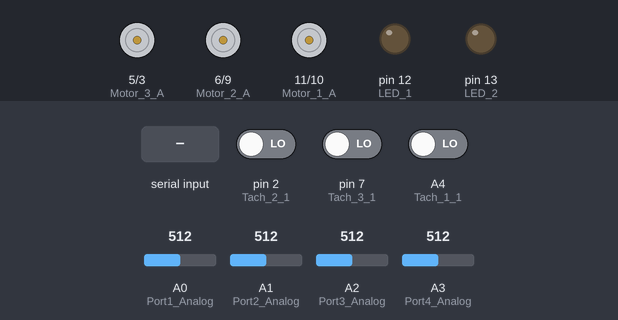
Recording of a sketch running on a simulated Arduino Uno, built with avr-gcc and run on an emulated ATmega328P. On the bench: motor-driver pin pairs drawn as motors (green arrow = first pin HIGH = forward, orange = second pin HIGH = backward, longer = more drive), output pins drawn as LEDs (lit = HIGH). Inputs (shaded band) come from the test bench; at power-on: pin 2 (Tach_2_1) LOW, pin 7 (Tach_3_1) LOW, A0 (Port1_Analog) = 512, A1 (Port2_Analog) = 512, A2 (Port3_Analog) = 512, A3 (Port4_Analog) = 512, A4 (Tach_1_1) LOW. What the sketch prints to the serial monitor is not drawn.

Above: at 1.2 s.
1.3 s: "9\n" received over Serial
2.8 s: "8\n" received over Serial
Timing chart, 0 to 5.8 s (numbered marks = the images above; inputs shaded):
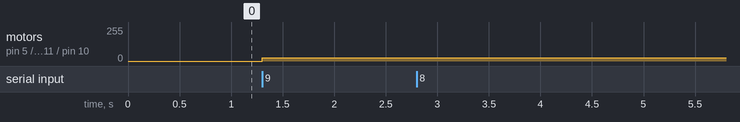

Measured:
- after the input at 1.3 s, motor on pin 5 (Motor_3_A) / pin 3 (Motor_3_B), motor on pin 6 (Motor_2_A) / pin 9 (Motor_2_B), motor on pin 11 (Motor_1_A) / pin 10 (Motor_1_B): stopped → forward 25/255 at once
- after the input at 2.8 s, every drawn part: stays the same

The sketch:

firmware.ino
```cpp
// BrickPi Firmware
// 2013 - John Cole, Dexter Industries
// This code is in the public domain.

/*
  This code does primarily:
  - Controls LED output
  - Controls Motor outputs 1-3
  - Reads Analog values of sensors 1-4
  - Reads Tachometer readings

  - Change: We send and receive data from between the RPi and Arduino over serial commands.

  - Speed controls (to be implemented at a later time)
  - Need to convert from % power to -128 - 128
*/

/*
Fuses:
  - Extended -  0x05
  - High     -  0xDA
  - Low      -  0xFF
*/

/*
Serial Protocol:
First byte: A number
2-n bytes: Data
Last Byte: /n
*/

#include <Wire.h>

boolean debug_on = true;
int i = 0;

// Define Pins
const int Port1_Analog = A0;  // Analog input pin that the potentiometer is attached to
const int Port2_Analog = A1;  // Analog input pin that the potentiometer is attached to
const int Port3_Analog = A2;  // Analog input pin that the potentiometer is attached to
const int Port4_Analog = A3;  // Analog input pin that the potentiometer is attached to

const int Motor_1_A = 11; // MOSI // PB3
const int Motor_1_B = 10; // PB2
const int Motor_2_A = 6;  // PD6
const int Motor_2_B = 9; // PB1
const int Motor_3_A = 5; // PD5
const int Motor_3_B = 3; // PD3

const int LED_1 = 12;   // PB4 // MISO
const int LED_2 = 13;   // PB5 // SCK

///////////////////////////////////////////////////////////////////////////////////
// Encoder Variables
///////////////////////////////////////////////////////////////////////////////////
const int Tach_1_1 = A4;  //
const int Tach_1_2 = A5;  //
const int Tach_2_1 = 2;  //  PD2
const int Tach_2_2 = 4;  //  PD4
const int Tach_3_1 = 7;  //  PD7
const int Tach_3_2 = 8;  //  PB0

long n1 = 0;
long n2 = 0;
long n3 = 0;

long encoder1Pos = 0;
long encoder2Pos = 0;
long encoder3Pos = 0;

int encoder1PinALast = LOW;
int encoder2PinALast = LOW;
int encoder3PinALast = LOW;

String inputString = "";         // a string to hold incoming data
boolean stringComplete = false;  // whether the string is complete


// I2C Protocol Variables
int data_request = 0;            // This carries the number representing the data the NXT is seeking.
char data_requested[11] = " ";   // Carries the data requested by the NXT and is what is sent back
// byte data_send[4];
byte data_send[32];
int byte_send = 0;

//////////////////////////////////////////////////////
// I2C Registers and Data
//////////////////////////////////////////////////////
int motor_power[3] = {0,0,0};
long encoder_values[3] = {0,0,0};
unsigned int analog_values[4] = {0,0,0,0};
long motor_speed[3] = {0,0,0};    // To be implemented at a later time.
int LED_1_Power = 0;     // Power of the LED
int LED_2_Power = 0;

int motor_num= 0;     //used for setting individual motors
String firstRun= "";  //used to deal with python startup character


void setup()
{
  // Wire.begin(0x06);                // join i2c bus with address #4
  // Wire.onRequest(requestEvent);    // Sending information back to the Pi!
  // Wire.onReceive(receiveEvent);    // Receiving Information!
  Serial.begin(115200);
  inputString.reserve(200);

  // Initialize Analog Readings
  // analogReference(EXTERNAL);   // EXTERNAL: the voltage applied to the AREF pin (0 to 5V only) is used as the reference.

  // Initialize motors as outputs.
    pinMode(Motor_1_A, OUTPUT);
    pinMode(Motor_1_B, OUTPUT);
    pinMode(Motor_2_A, OUTPUT);
    pinMode(Motor_2_B, OUTPUT);
    pinMode(Motor_3_A, OUTPUT);
    pinMode(Motor_3_B, OUTPUT);

  // Initialize Encoders.
    pinMode(Tach_1_1, INPUT);
    pinMode(Tach_1_2, INPUT);
    pinMode(Tach_2_1, INPUT);
    pinMode(Tach_2_2, INPUT);
    pinMode(Tach_3_1, INPUT);
    pinMode(Tach_3_2, INPUT);

  // Initialize LEDs.
    pinMode(LED_1, OUTPUT);
    pinMode(LED_2, OUTPUT);
    digitalWrite(LED_1, HIGH);
    digitalWrite(LED_2, HIGH);

  // Initialize all motors at 0.
    analogWrite(Motor_1_A, 0);
    analogWrite(Motor_1_B, 0);
    analogWrite(Motor_2_A, 0);
    analogWrite(Motor_2_B, 0);
    analogWrite(Motor_3_A, 0);
    analogWrite(Motor_3_B, 0);
}

void loop()
{
  pin_count();        // Update encoder variables.
  set_motor_power();  // Update the motor powers.
  set_LEDs();
  read_analog();
}

void serialEvent(){
  while(Serial.available()){
    char inChar = (char)Serial.read();
    inputString += inChar;
    if(inChar == '\n'){
      parse_string_data();
    }
  }
}

// Fill array
// Converts long to bytes
void fill_encoder_array(long in){
  data_send[3] = (in >> 0) & 0xFF;
  data_send[2] = (in >> 8) & 0xFF;
  data_send[1] = (in >> 16) & 0xFF;
  data_send[0] = (in >> 24) & 0xFF;
}

void parse_string_data(){
  //deals with "startup character" sent by python
  if(inputString[0]=='\xf8') {
    for(int i=1; i< inputString.length(); i++) {
      firstRun+= inputString[i];
    }
    inputString= firstRun;
    firstRun="";
  }
  //Choose mode based on first character sent by python function
  switch(inputString[0]){
    case '0':
      break;
    case '1':                               // Motor Power 1 - 3
      motor_num= (char)inputString[1];
      motor_power[motor_num]= (char)inputString[2];
      Serial.print(1);
      break;

    case '4':
      Serial.print(1);
      Serial.println(encoder1Pos);
      break;

    case '5':
      Serial.print(1);
      Serial.println(encoder2Pos);
      break;

    case '6':
      Serial.print(1);
      Serial.println(encoder3Pos);
      break;

    case '7':
      if(inputString[1]=='\x01') LED_1_Power= 1; else LED_1_Power= 0;
      if(inputString[2]=='\x01') LED_2_Power= 1; else LED_2_Power= 0;
      Serial.print(1);
      break;

    case '8':
      Serial.print(1);
      Serial.write(analog_values[0]);
      Serial.write(analog_values[1]);
      Serial.write(analog_values[2]);
      Serial.write(analog_values[3]);
      break;

    case '9':
      motor_power[0] = (char)inputString[1];
      motor_power[1] = (char)inputString[1];
      motor_power[2] = (char)inputString[1];
      Serial.print(1);

    default:
      // LED_1_Power = 0x00;
      // do nothing
      break;
  }
  inputString = "";
}

// Sets the power of the LED
void set_LEDs(){
  if(LED_1_Power) digitalWrite(LED_1, HIGH); else digitalWrite(LED_1, LOW);
  if(LED_2_Power) digitalWrite(LED_2, HIGH); else digitalWrite(LED_2, LOW);

}

// Set Motor Directions
void set_motor_power(){
    // Motor A pin goes forward.
    // Motor B pin goes backward (negative).

    // Motor 1
    if(motor_power[0] >=0){
      analogWrite(Motor_1_A, (motor_power[0]*2.55));
      analogWrite(Motor_1_B, 0);
    } else {
      analogWrite(Motor_1_A, 0);
      analogWrite(Motor_1_B, (motor_power[0]*-2.55));
    }

    // Motor 2
    if(motor_power[1] >=0) {
      analogWrite(Motor_2_A, (motor_power[1]*2.55));
      analogWrite(Motor_2_B, 0);
    } else {
      analogWrite(Motor_2_A, 0);
      analogWrite(Motor_2_B, (motor_power[1]*-2.55));
    };

    // Motor 3
    if(motor_power[2] >=0) {
      analogWrite(Motor_3_A, (motor_power[2]*2.55));
      analogWrite(Motor_3_B, 0);
    } else {
      analogWrite(Motor_3_A, 0);
      analogWrite(Motor_3_B, (motor_power[2]*-2.55));
    };
}


// Check for changes on the encoders //
void pin_count(){
  n1 = digitalRead(Tach_1_1);
  if((encoder1PinALast == LOW) && (n1 == HIGH)){
   if(digitalRead(Tach_1_2) == LOW){ encoder1Pos--;  }else{  encoder1Pos++;  }
  }
  encoder1PinALast = n1;
  encoder_values[0] = encoder1Pos;

  n2 = digitalRead(Tach_2_1);
  if((encoder2PinALast == LOW) && (n2 == HIGH)){
   if(digitalRead(Tach_2_2) == LOW){ encoder2Pos--;  }else{  encoder2Pos++;  }
  }
  encoder2PinALast = n2;
  encoder_values[1] = encoder2Pos;

  n3 = digitalRead(Tach_3_1);
  if((encoder3PinALast == LOW) && (n3 == HIGH)){
   if(digitalRead(Tach_3_2) == LOW){ encoder3Pos--;  }else{  encoder3Pos++;  }
  }
  encoder3PinALast = n3;
  encoder_values[2] = encoder3Pos;
}

void read_analog(){
  analog_values[0] = analogRead(Port1_Analog);
  analog_values[1] = analogRead(Port2_Analog);
  analog_values[2] = analogRead(Port3_Analog);
  analog_values[3] = analogRead(Port4_Analog);
}
```
